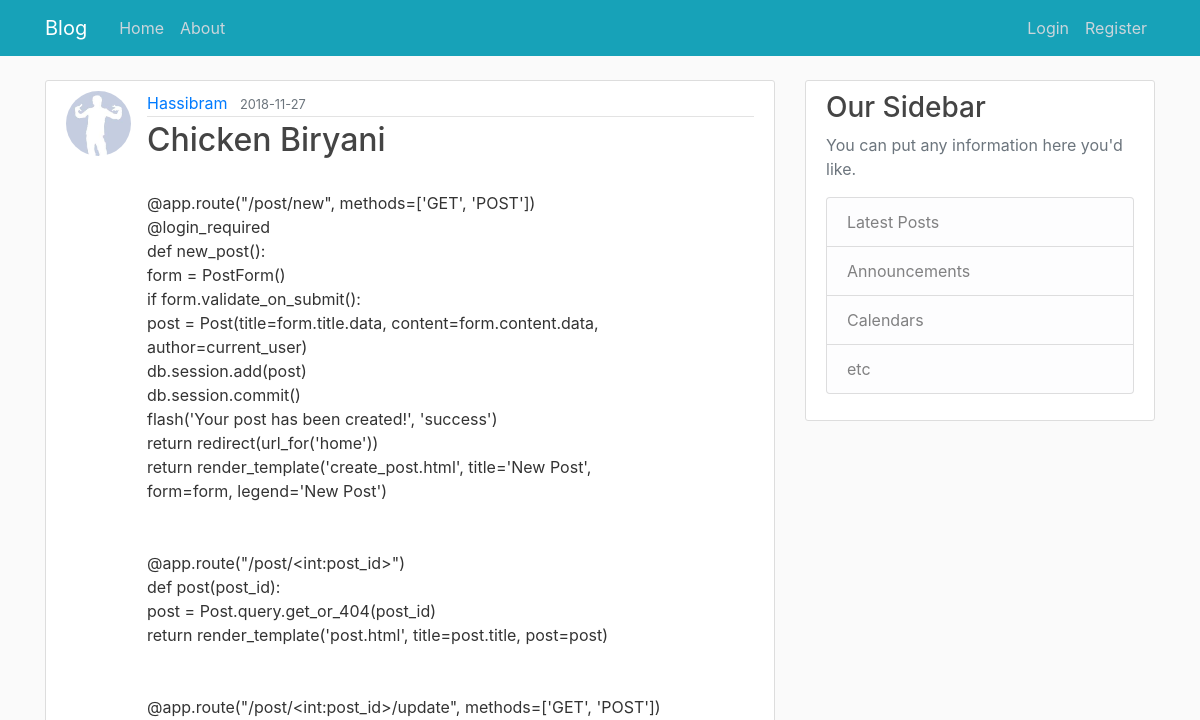
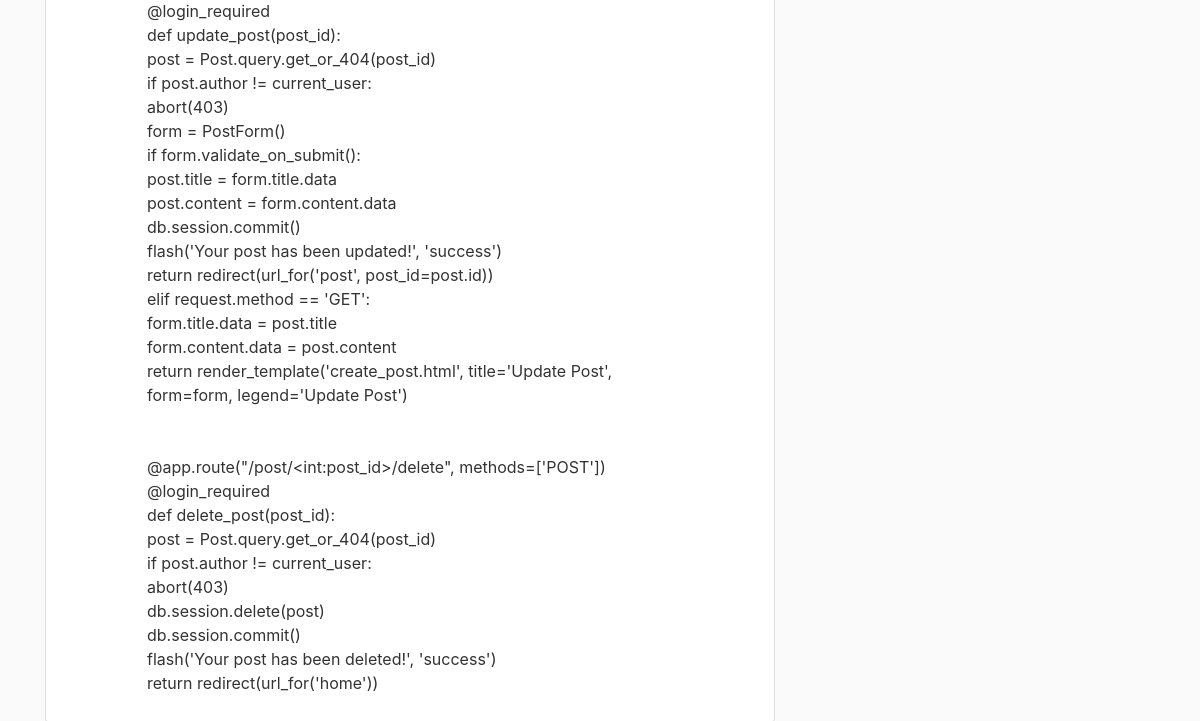
/post/1, run on an earlier commit of the app's database (2 pictures, top to bottom).
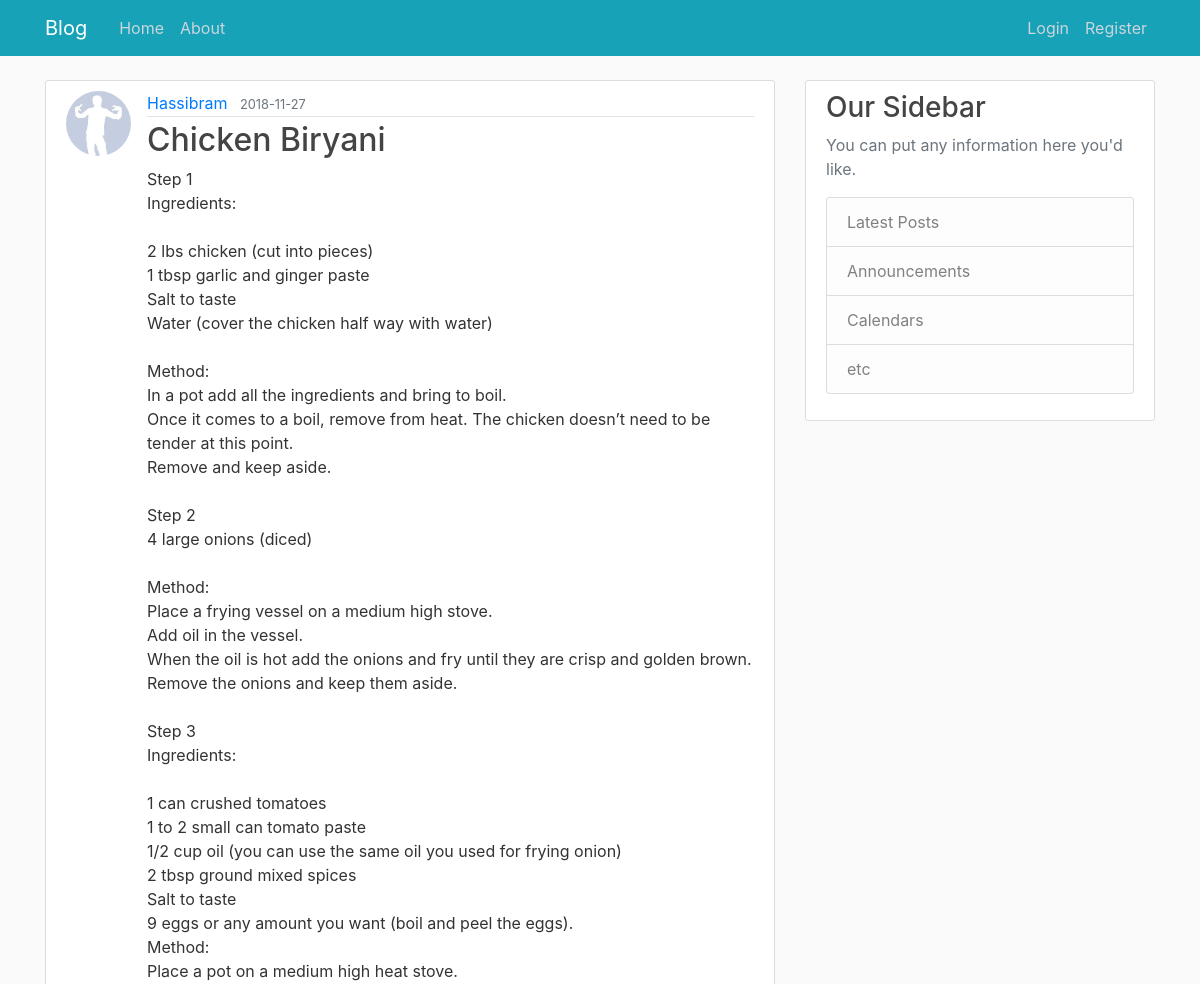
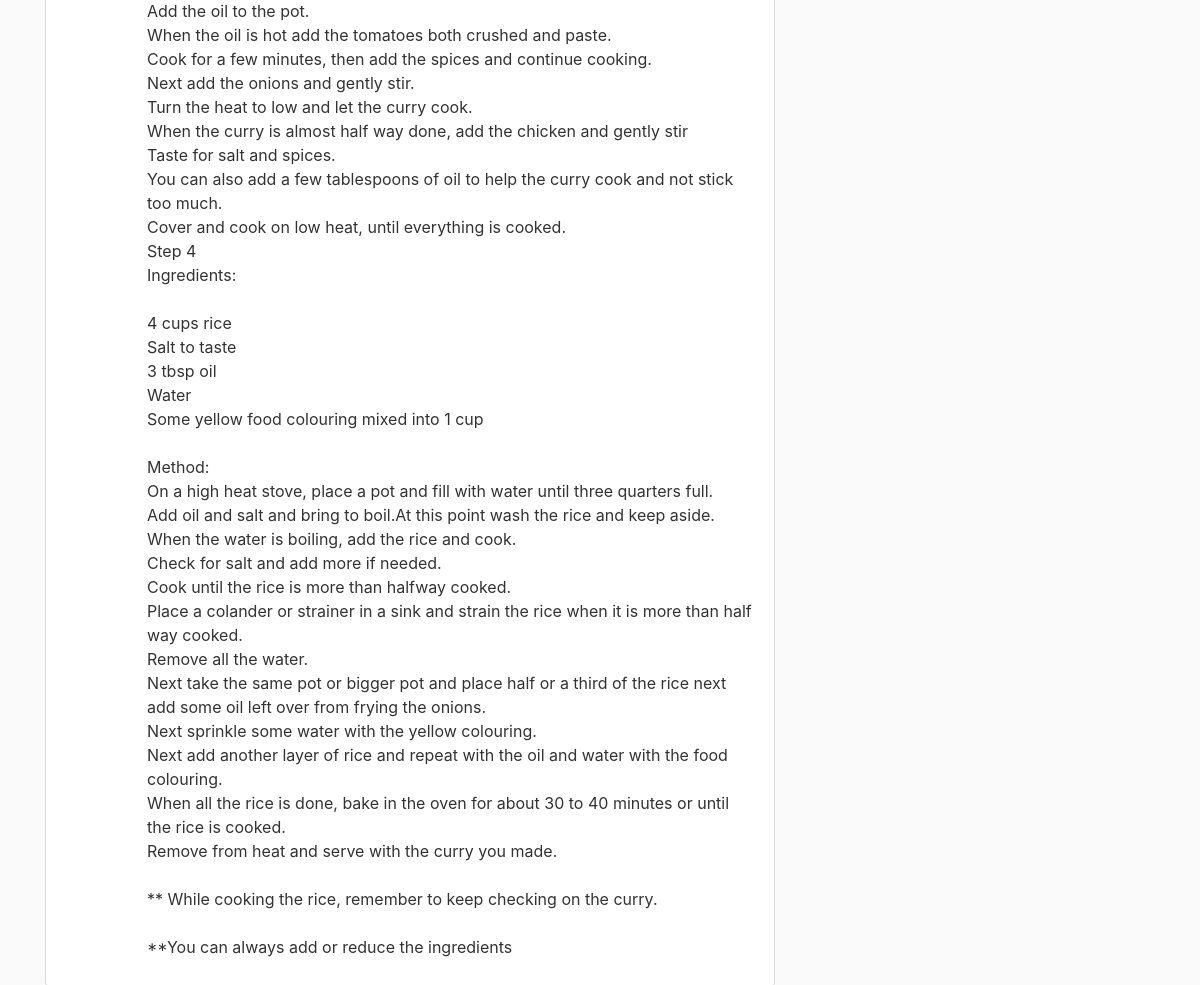
And on a later commit of the database (2 pictures, top to bottom).
### blog/models.py (models this page shows, shortened)
class Post(db.Model):
    id = db.Column(db.Integer, primary_key=True)
    title = db.Column(db.String(100), nullable=False)
    date_posted = db.Column(db.DateTime, nullable=False,
                            default=datetime.utcnow)
    content = db.Column(db.Text, nullable=False)
    user_id = db.Column(db.Integer, db.ForeignKey('user.id'), nullable=False)

### blog/routes.py (the view)
@app.route("/post/<int:post_id>")
def post(post_id):
    post = Post.query.get_or_404(post_id)
    return render_template('post.html', title=post.title, post=post)

### blog/templates/post.html (shortened to what this page needs)
{% extends "layout.html" %}
{% block content %}
  <article class="media content-section">
    <img class="rounded-circle article-img" src="{{ url_for('static', filename='profile_pics/' + post.author.image_file) }}">
    <div class="media-body">
      <div class="article-metadata">
        <a class="mr-2" href="#">{{ post.author.username }}</a>
        <small class="text-muted">{{ post.date_posted.strftime('%Y-%m-%d') }}</small>
      </div>
      <h2 class="article-title">{{ post.title }}</h2>
      <p class="article-content">{{ post.content }}</p>
    </div>
  </article>
{% endblock content %}

What changed in the data, as far as the page shows it:
changed Post "Chicken Biryani": content "@app.route(\"/post/new\", methods=['GET', 'POST']) @login_required def new_post(): form = PostForm() if form.validate_on_submit(): post = Post(title=form.title.data, content=form.content.data, author=current_user) db.session.add(post) db.session.commit() flash('Your post has been created!', 'success') return redirect(url_for('home')) return render_template('create_post.html', title='New Post', form=form, legend='New Post') @app.route(\"/post/<int:post_id>\") def post(post_id): post = Post.query.get_or_404(post_id) return render_template('post.html', title=post.title, post=post) @app.route(\"/post/<int:post_id>/update\", methods=['GET', 'POST']) @login_required def update_post(post_id): post =…" → "Step 1 Ingredients: 2 lbs chicken (cut into pieces) 1 tbsp garlic and ginger paste Salt to taste Water (cover the chicken half way with water) Method: In a pot add all the ingredients and bring to boil. Once it comes to a boil, remove from heat. The chicken doesn’t need to be tender at this point. Remove and keep aside. Step 2 4 large onions (diced) Method: Place a frying vessel on a medium high stove. Add oil in the vessel. When the oil is hot add the onions and fry until they are crisp and golden brown. Remove the onions and keep them aside. Step 3 Ingredients: 1 can crushed tomatoes 1 to 2 small can tomato paste 1/2 cup oil (you can use the same oil you used for frying onion) 2 tbsp…"
